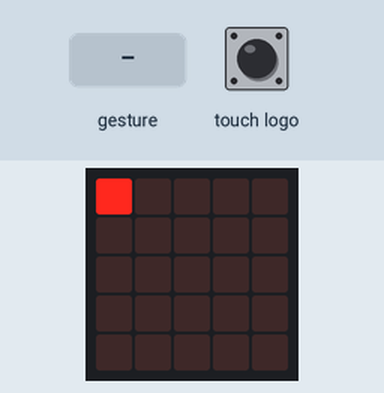
Simulated run of this program. Board: BBC micro:bit (MakeCode). Parts: the board's 5×5 LED display. The inputs (shaded band) are chosen by the test bench. A tilt is held for 1.5 s and a shake lasts 1 s, then the board lies face up again.

Above: at 1.2 s.
1.3 s: gesture 'tilt right'
At 4.0 s:
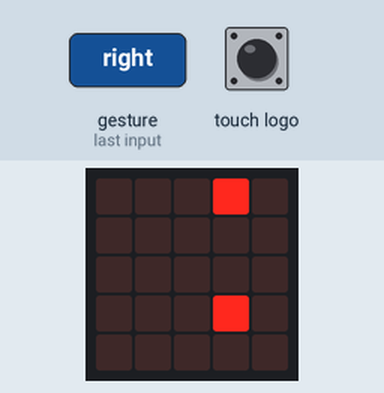
4.3 s: gesture 'logo up'
At 6.2 s:
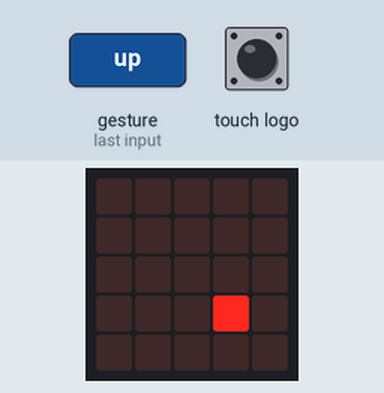
7.2 s: touch logo pressed for 3.2 s
At 7.7 s:
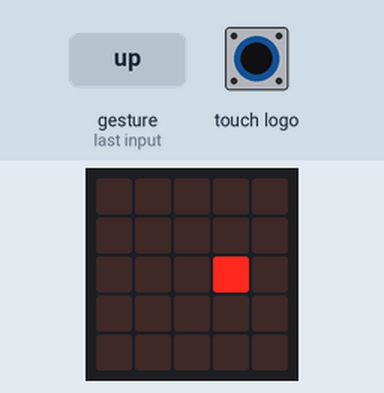
11.9 s: gesture 'logo up'
At 14.6 s:
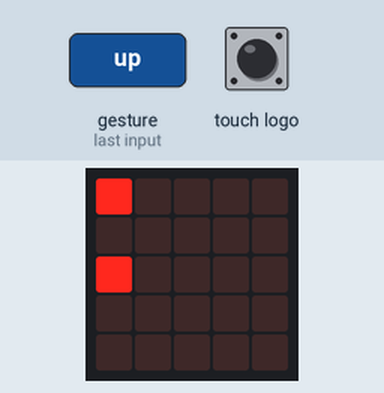
14.9 s: gesture 'tilt right'
At 17.6 s:
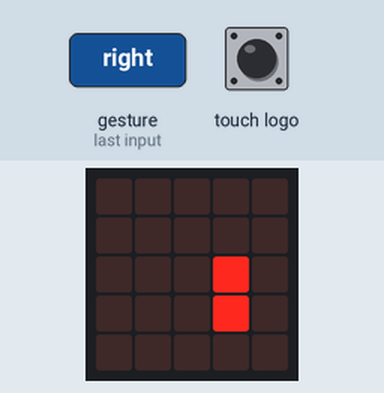
17.9 s: gesture 'tilt right'
At 19.9 s:
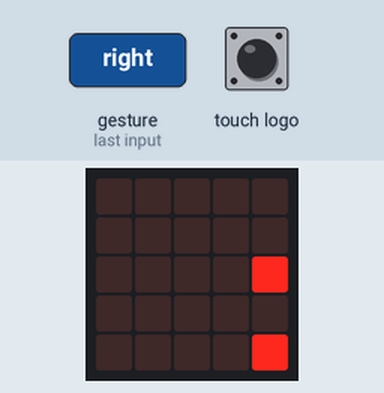
Timing chart, 0 to 21.2 s (numbered marks = the images above; inputs shaded):
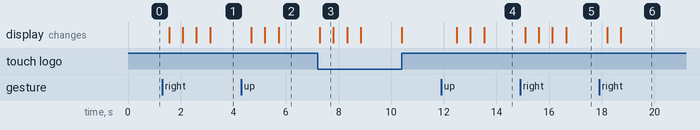

Measured:
- after the input at 1.3 s, the display: first changes after 0.26 s (image 1 shows a later state)
- after the input at 4.3 s, the display: first changes after 0.38 s (image 2 shows a later state)
- after the input at 7.2 s, the display: changes after 0.08 s (image 3)
- after the input at 11.9 s, the display: first changes after 0.59 s (image 4 shows a later state)
- after the input at 14.9 s, the display: first changes after 0.19 s (image 5 shows a later state)
- after the input at 17.9 s, the display: first changes after 0.31 s (image 6 shows a later state)
- what the display in image 3 shows lasts 0.5 s, from 7.3 s to 7.8 s

The program:

main.ts
```typescript
input.onLogoEvent(TouchButtonEvent.LongPressed, function () {
    basic.clearScreen()
    datalogger.deleteLog()
    plazieren_x = 0
    plazieren_y = 0
})
let plazieren_y = 0
let plazieren_x = 0
basic.clearScreen()
basic.forever(function () {
    led.plotBrightness(plazieren_x, plazieren_x, 255)
    if (input.isGesture(Gesture.TiltRight)) {
        if (plazieren_x < 4) {
            basic.clearScreen()
            plazieren_x += 1
        }
    }
    if (input.isGesture(Gesture.TiltLeft)) {
        if (plazieren_x > 0) {
            basic.clearScreen()
            plazieren_x += -1
        }
    }
    if (input.isGesture(Gesture.LogoUp)) {
        if (plazieren_y < 4) {
            basic.clearScreen()
            plazieren_y += 1
        }
    }
    if (input.logoIsPressed()) {
        if (plazieren_y > 0) {
            basic.clearScreen()
            plazieren_y += -1
        }
    }
    led.plotBrightness(plazieren_x, plazieren_y, 255)
    basic.pause(500)
})
```

test.ts
```typescript
// Hier kann man Tests durchführen; diese Datei wird nicht kompiliert, wenn dieses Paket als Erweiterung verwendet wird.
```
